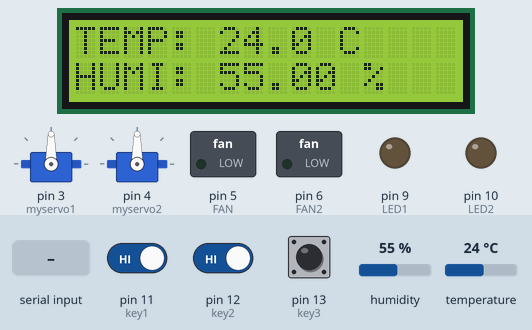
This sketch was run on a simulated Arduino Uno, built with avr-gcc and run on an emulated ATmega328P. Shown: 2 × servo, 16×2 character LCD, switched loads named in the sketch (green lamp = pin HIGH), output pins drawn as LEDs (lit = HIGH). The test bench sets the inputs (shaded band); at power-on: humidity 55 %, temperature 24 °C, pin 11 (key1) HIGH, pin 12 (key2) HIGH, pin 13 (key3) HIGH. What the sketch prints to the serial monitor is not drawn.

Above: at 10.7 s.
10.8 s: humidity set to 58 %
At 17.8 s:
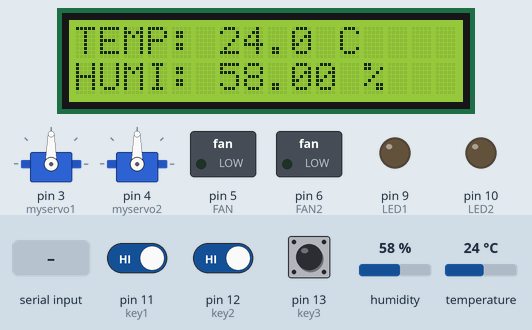
18.6 s: humidity set to 61 %
At 27.4 s:
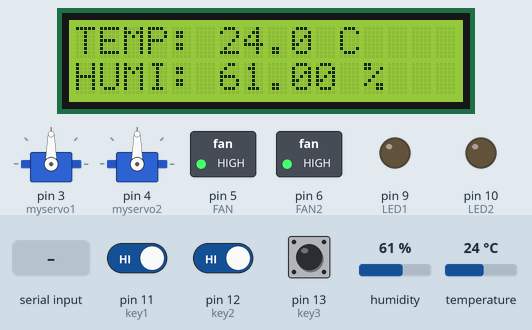
27.7 s: temperature set to 12 °C
At 39.1 s:
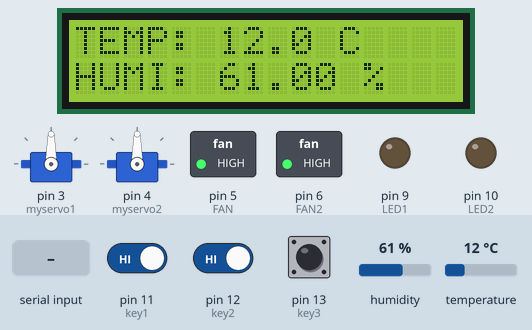
39.8 s: temperature set to 19 °C
At 46.2 s:
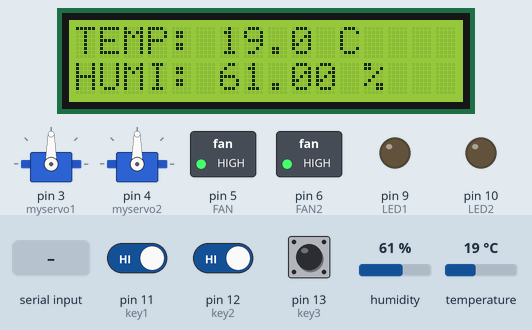
46.8 s: pin 11 (key1) driven LOW and pin 12 (key2) driven LOW
53.9 s: "a" received over the second serial link
At 60.5 s:
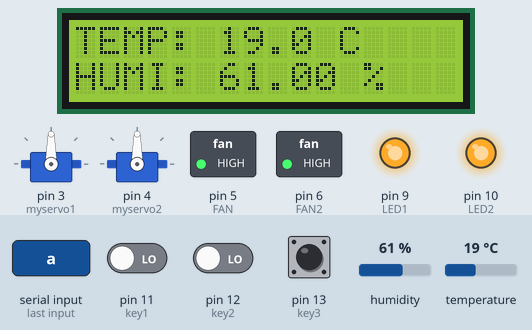
Timing chart, 0 to 61.9 s (numbered marks = the images above; inputs shaded):
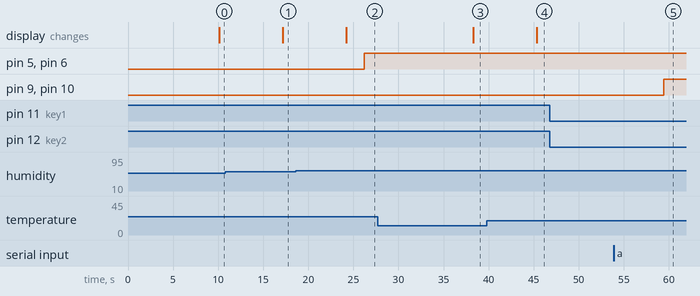

The sketch:

LCDALL.ino
```cpp
#include <SoftwareSerial.h>
#include<Servo.h>
#include <Wire.h>
#include <LiquidCrystal_I2C.h>
#include "DHT.h"

#define key1 11 //초록색
#define key2 12 //노란색1
#define key3 13 //노란색2

#define LED1  9 //LED핀 번호
#define LED2 10
#define BTtx 8   // 블루투스 tx핀이 연결된 아두이노 핀 번호
#define BTrx 7 // 블루투스 rx핀이 연결된 아두이노 핀 번호


#define DHTPIN 2
#define DHTTYPE DHT11
DHT dht(DHTPIN, DHTTYPE);
int FAN = 5;
int FAN2 = 6;


  int key1S = 0;
  int key2S = 0;
  int key3S = 0;


SoftwareSerial BT(BTtx, BTrx);  //소프트웨어 시리얼 객체
// Set the LCD address to 0x27 for a 16 chars and 2 line display
LiquidCrystal_I2C lcd(0x27, 16, 2);
Servo myservo1;
Servo myservo2;

char data = 0;  //모바일 앱으로부터 입력받은 값 저장할 변수

void setup()
{
  BT.begin(9600);  //소프트웨어 시리얼 통신 준비
  Serial.begin(9600);  //하드웨어 시리얼 통신 준비
  dht.begin();

  myservo1.attach(3);
  myservo2.attach(4);


  lcd.init(); 		// initialize the lcd
  lcd.backlight();
  lcd.setCursor(2,0);
  delay(5000);
  lcd.clear();

  pinMode(LED2, OUTPUT);
  pinMode(LED1, OUTPUT);  //4번핀 출력 모드

  Serial.begin(9600);
  pinMode(FAN,OUTPUT);
  pinMode(FAN2,OUTPUT);

  pinMode(key1, INPUT_PULLUP);
  pinMode(key2, INPUT_PULLUP);
  pinMode(key3, INPUT_PULLUP);


}

void loop()
{

  float h = dht.readHumidity();
  float t = dht.readTemperature();

  if(isnan(h) || isnan(t)){
    Serial.println(F("Failed to read from DHT sensor!"));
    return;
  }

  Serial.print((int)t); Serial.print("*C ");
  Serial.print((int)h); Serial.println("%");

  delay(5000);


  int key1S = digitalRead(key1);
  int key2S = digitalRead(key2);
  int key3S = digitalRead(key3);

  if(BT.available() > 0){  //블루투스 통신으로 입력된 데이터가 있으면
      data = BT.read();    //입력된 데이터를 읽어서 변수에 저장하기
    }

  if(!key1S){
     Serial.println("key 1 is pressed");

  if(data == 'a'){
      digitalWrite(LED2, HIGH);  //LED 켜기
      digitalWrite(LED1, HIGH);  //LED 켜기
    }
  }

   if (!key2S) {
    Serial.println("key 2 is pressed");
  if(data == 'b'){
      digitalWrite(LED2, LOW);  //LED 끄기
      digitalWrite(LED1, LOW);  //LED 끄기
    }
   }

  if (!key3S) {
    Serial.println("key 3 is pressed");
  if (data == 'c'){
    myservo2.writeMicroseconds(1700);
    myservo1.writeMicroseconds(1300);
    delay(1000);
    myservo2.writeMicroseconds(1500);
    myservo1.writeMicroseconds(1500);

    }
  }

  data = 0;  //data 초기화

  lcd.setCursor(0,0); // LCD Cursor 원점
  lcd.print("TEMP: "); // LCD에 "temp" 표시

  lcd.print(t,1); // 온도값 LCD로 출력
  lcd.print(" C"); // 온도 단위 표시
  lcd.setCursor(0,1); //LCD 커서 줄바꿈
  lcd.print("HUMI: "); //LCD 2번째 줄에 "humidity:" 출력

  lcd.print(h); //습도값 LCD에 출력
  lcd.print(" %"); //습도 단위 출력
  delay(2000); // 샘플링 간격 2초

  if(isnan(h) || isnan(t)){
    Serial.println("fail dht");
    return;
  }
  if(((float)h)>=60){
    digitalWrite(FAN,HIGH);
    digitalWrite(FAN2,HIGH);
  }
  else if(((float)h)<=35){
     digitalWrite(FAN,LOW);
     digitalWrite(FAN2,LOW);
  }


}
```

Measured:
- the behaviour switches between 59 and 60 % on humidity (found by bisection; images 1 and 2)
- after the input at 10.8 s, the display: changes after 6.4 s (image 1)
- after the input at 18.6 s, pin 5 (FAN), pin 6 (FAN2): LOW → HIGH after 7.6 s; the display: changes after 5.6 s (image 2)
- after the input at 27.7 s, the display: changes after 10.6 s (image 3)
- after the input at 39.8 s, the display: changes after 5.6 s (image 4)
- after the input at 46.8 s, every drawn part: stays the same
- after the input at 53.9 s, pin 9 (LED1), pin 10 (LED2): LOW → HIGH after 5.5 s
